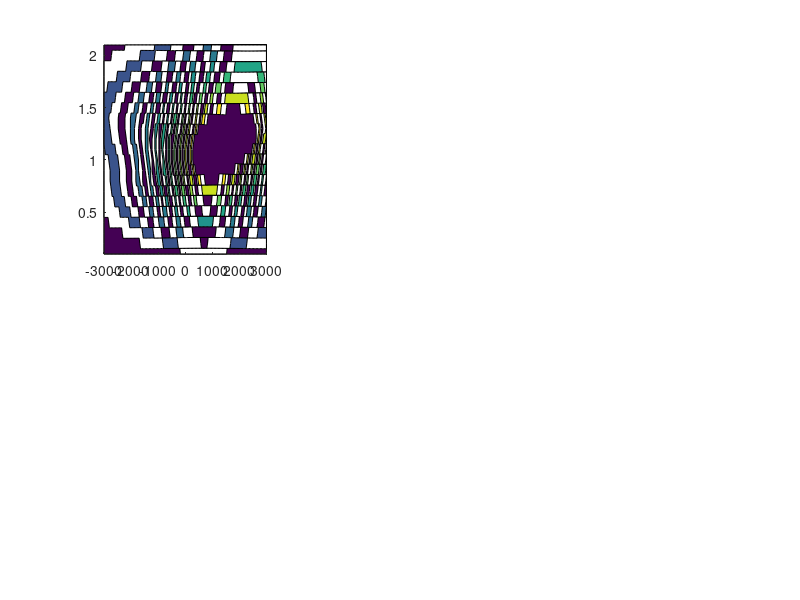

The MATLAB source for this figure: (Note: this script raises an error after producing the figure.)
% Load data from mat file
clear all
load FSRS3
gcf=figure;
set(gcf,'Units','Normalized','Position',[0 0 0.8 0.9]);%[0 4/75 1 0.85]);
dw=1/FSRS_Res_nt;c=3e-5;
maxr=max(max(max(abs(FSRS_Res_Ratio))));
y=-0.04;x=0.04;
% Axes positions
gcp_t_y=0.585;gcp_b_y=0.10;
gcp_l_x=0.05;gcp_c_x=0.32;gcp_r_x=0.59;
gcw=0.3;gch=0.3;
gcpos=[gcp_l_x gcp_t_y gcw gch;gcp_l_x gcp_b_y gcw gch];
gdpos=[gcp_c_x gcp_t_y gcw gch;gcp_c_x gcp_b_y gcw gch];
grpos=[gcp_r_x gcp_t_y gcw gch;gcp_r_x gcp_b_y gcw gch];
% Color bar positions
cp_t_y=0.895;cp_b_y=0.41;
cp_l_x=0.1;cp_c_x=0.37;cp_r_x=0.64;
cw=0.2;ch=0.03;
ccpos=[cp_l_x cp_t_y cw ch;cp_l_x cp_b_y cw ch];
cdpos=[cp_c_x cp_t_y cw ch;cp_c_x cp_b_y cw ch];
crpos=[cp_r_x cp_t_y cw ch;cp_r_x cp_b_y cw ch];
% Text
tstr={'a)';'b)';'c)';'d)';'e)';'f)'};
% Text positions
tp_t_y=0.82;tp_b_y=0.33;
tp_l_x=0.105;tp_c_x=0.375;tp_r_x=0.645;
tw=0.06;th=0.06;
tpos=[tp_l_x tp_t_y tw th; tp_c_x tp_t_y tw th; tp_r_x tp_t_y tw th;...
          tp_l_x tp_b_y tw th; tp_c_x tp_b_y tw th; tp_r_x tp_b_y tw th];
      wv=[861 1600];
for iv=1:2
    maxs=max(max(max(abs(FSRS_Res_Cascade(:,:,iv)))),...
        max(max(abs(FSRS_Res_Direct(:,:,iv)))));
%     dt=dts(iv);
    w=(-1/2:dw:(1/2-dw))/FSRS_Res_dts(iv)/c;w=w-w(1);
    t=0:FSRS_Res_dts(iv):(FSRS_Res_nt-1)*FSRS_Res_dts(iv);
    if iv==1;wrange=[-1500 1500];else wrange=[-2400 2400];end
    gc(iv)=subplot(2,3,1+3*(iv-1));contourf(FSRS_Res_dws,...
        FSRS_Res_disps,abs(rcas(:,:,iv)),50,'edgecolor','none');
    xlabel('(\omega_{AP}-\omega_{eg})/2\pic (cm^{-1})');
    ylabel({'Mode';'Displacement \it d'});%caxis([0 maxr])
    colormap jet;cc(iv)=colorbar('Location','northoutside','fontsize',10,'Position',ccpos(iv,:));
    set(gca,'linewidth',2,'fontsize',10,'fontweight','bold','Position',gcpos(iv,:));
    axis square;
    legend('CASCADES','fontsize',10,'fontweight','bold')
    tx=annotation(gcf,'textbox',tpos(1+3*(iv-1),:),...
        'String',tstr(1+3*(iv-1)),'EdgeColor','none',...
        'fontweight','bold','fontsize',10);
    
    gd(iv)=subplot(2,3,2+3*(iv-1));contourf(FSRS_Res_dws,...
        FSRS_Res_disps,abs(rdir(:,:,iv)),50,'edgecolor','none');
    xlabel('(\omega_{AP}-\omega_{eg})/2\pic (cm^{-1})');
    legend('DIRECT','fontsize',10,'fontweight','bold')
    ylabel({'Mode';'Displacement \it d'});%caxis([0 maxr])
    colormap jet;cd(iv)=colorbar('Location','northoutside','fontsize',10,'Position',cdpos(iv,:));
    set(gca,'linewidth',2,'fontsize',10,'fontweight','bold','Position',gdpos(iv,:));axis square;%title('Direct')
    annotation(gcf,'textbox',tpos(2+3*(iv-1),:),...
        'String',tstr(2+3*(iv-1)),'EdgeColor','none',...
        'fontweight','bold','fontsize',10);

    gr(iv)=subplot(2,3,3+3*(iv-1));contourf(FSRS_Res_dws,...
        FSRS_Res_disps,(FSRS_Res_Ratio(:,:,iv)),50,'edgecolor','none');
    xlabel('(\omega_{AP}-\omega_{eg})/2\pic (cm^{-1})');
    legend('RATIO','fontsize',10,'fontweight','bold')
    ylabel({'Mode';'Displacement \it d'});%caxis([0 maxr])
    colormap jet;cr(iv)=colorbar('Location','northoutside','fontsize',10,'Position',crpos(iv,:));
    set(gca,'linewidth',2,'fontsize',10,'fontweight','bold','Position',grpos(iv,:));axis square;%title('E^{3}_{CAS}:E^{5}_{DIRECT}')
    annotation(gcf,'textbox',tpos(3+3*(iv-1),:),...
        'String',tstr(3+3*(iv-1)),'EdgeColor','none',...
        'fontweight','bold','fontsize',10,'Color',[1 1 1]);
end
% w_ap=weg+dw;w_rp=w_ap;
% w_t=w_rp-wv;
 
% L_ap_p=1./(dw+1i*gamma_eg);
% L_ap_m=1./(-dw+1i*gamma_eg);
% L_rp_m=1./(-dw+1i*gamma_eg);
% L_t=1./(dw-wv+1i*gamma_eg);

% D=1/LAMBDA_ap;
% J=1./(-wv+1i*(gamma_vib-LAMBDA_rp)).*exp(1i*(-wv)*r2w*tau2-LAMBDA_rp*tau2*r2w);



